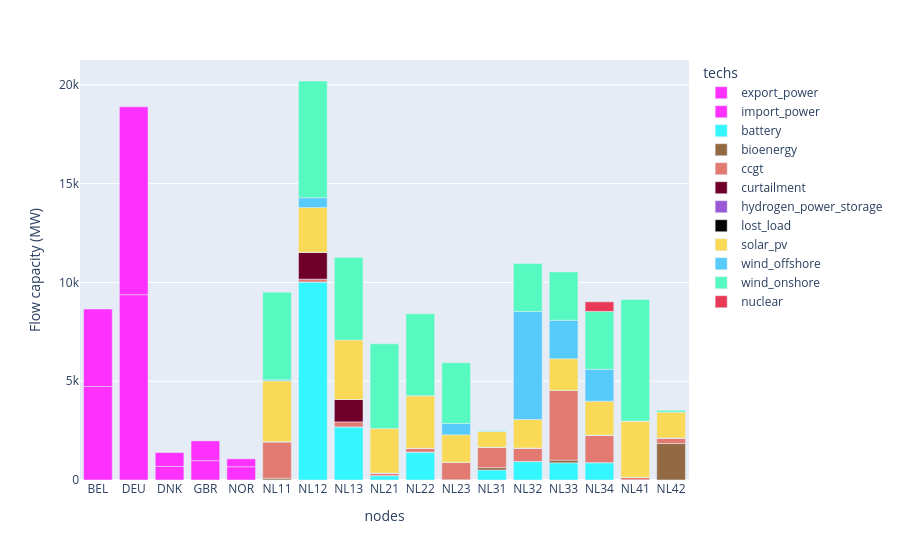

The notebook cell this image was saved under:
### Code cell
plot_capacity('results/spores/maxbat_spore_3.nc', exclude_transmission=True, colors=colours)

### Figure 1 — Plotly figure (JSON) as saved in the notebook; plotly's stock layout.template omitted (floating-point values rounded to 4 significant figures)
{"data": [{"hovertemplate": "techs=export_power<br>nodes=%{x}<br>Flow capacity (MW)=%{y}<extra></extra>", "legendgroup": "export_power", "marker": {"color": "#ff31fe", "pattern": {"shape": ""}}, "name": "export_power", "orientation": "v", "showlegend": true, "textposition": "auto", "type": "bar", "x": ["BEL", "DEU", "DNK", "GBR", "NOR"], "xaxis": "x", "y": [4731.0, 9380.0, 687.9, 979.3, 670.0], "yaxis": "y"}, {"hovertemplate": "techs=import_power<br>nodes=%{x}<br>Flow capacity (MW)=%{y}<extra></extra>", "legendgroup": "import_power", "marker": {"color": "#ff31fe", "pattern": {"shape": ""}}, "name": "import_power", "orientation": "v", "showlegend": true, "textposition": "auto", "type": "bar", "x": ["BEL", "DEU", "DNK", "GBR", "NOR"], "xaxis": "x", "y": [3921.0, 9508.0, 699.8, 1000.0, 400.8], "yaxis": "y"}, {"hovertemplate": "techs=battery<br>nodes=%{x}<br>Flow capacity (MW)=%{y}<extra></extra>", "legendgroup": "battery", "marker": {"color": "#33F6FF", "pattern": {"shape": ""}}, "name": "battery", "orientation": "v", "showlegend": true, "textposition": "auto", "type": "bar", "x": ["NL11", "NL12", "NL13", "NL21", "NL22", "NL23", "NL31", "NL32", "NL33", "NL34", "NL41", "NL42"], "xaxis": "x", "y": [5.25, 10020.0, 2688.0, 219.0, 1408.0, 10.71, 506.8, 931.4, 870.6, 878.7, 5.456, 3.442], "yaxis": "y"}, {"hovertemplate": "techs=bioenergy<br>nodes=%{x}<br>Flow capacity (MW)=%{y}<extra></extra>", "legendgroup": "bioenergy", "marker": {"color": "#936944", "pattern": {"shape": ""}}, "name": "bioenergy", "orientation": "v", "showlegend": true, "textposition": "auto", "type": "bar", "x": ["NL11", "NL12", "NL13", "NL21", "NL22", "NL23", "NL31", "NL32", "NL33", "NL34", "NL41", "NL42"], "xaxis": "x", "y": [85.0, 0.08608, 0.1867, 0.5307, 5.687, 0.4506, 120.0, 6.656, 135.2, 0.8747, 2.827, 1843.0], "yaxis": "y"}, {"hovertemplate": "techs=ccgt<br>nodes=%{x}<br>Flow capacity (MW)=%{y}<extra></extra>", "legendgroup": "ccgt", "marker": {"color": "#E37A72", "pattern": {"shape": ""}}, "name": "ccgt", "orientation": "v", "showlegend": true, "textposition": "auto", "type": "bar", "x": ["NL11", "NL12", "NL13", "NL21", "NL22", "NL23", "NL31", "NL32", "NL33", "NL34", "NL41", "NL42"], "xaxis": "x", "y": [1837.0, 144.0, 254.0, 119.0, 193.0, 872.0, 1034.0, 658.0, 3528.0, 1393.0, 132.0, 283.0], "yaxis": "y"}, {"hovertemplate": "techs=curtailment<br>nodes=%{x}<br>Flow capacity (MW)=%{y}<extra></extra>", "legendgroup": "curtailment", "marker": {"color": "#70002a", "pattern": {"shape": ""}}, "name": "curtailment", "orientation": "v", "showlegend": true, "textposition": "auto", "type": "bar", "x": ["NL11", "NL12", "NL13", "NL21", "NL22", "NL23", "NL31", "NL32", "NL33", "NL34", "NL41", "NL42"], "xaxis": "x", "y": [14.37, 1358.0, 1132.0, 11.12, 0.01456, 11.72, 0.0181, 22.24, 0.01784, 0.03464, 0.01412, 0.01308], "yaxis": "y"}, {"hovertemplate": "techs=hydrogen_power_storage<br>nodes=%{x}<br>Flow capacity (MW)=%{y}<extra></extra>", "legendgroup": "hydrogen_power_storage", "marker": {"color": "#9958D6", "pattern": {"shape": ""}}, "name": "hydrogen_power_storage", "orientation": "v", "showlegend": true, "textposition": "auto", "type": "bar", "x": ["NL11", "NL12", "NL13", "NL21", "NL22", "NL23", "NL31", "NL32", "NL33", "NL34", "NL41", "NL42"], "xaxis": "x", "y": [0.01148, 0.01268, 0.01223, 0.01176, 0.01112, 0.0117, 0.01145, 0.01233, 0.01146, 0.01153, 0.01124, 0.01102], "yaxis": "y"}, {"hovertemplate": "techs=lost_load<br>nodes=%{x}<br>Flow capacity (MW)=%{y}<extra></extra>", "legendgroup": "lost_load", "marker": {"color": "#030303", "pattern": {"shape": ""}}, "name": "lost_load", "orientation": "v", "showlegend": true, "textposition": "auto", "type": "bar", "x": ["NL11", "NL12", "NL13", "NL21", "NL22", "NL23", "NL31", "NL32", "NL33", "NL34", "NL41", "NL42"], "xaxis": "x", "y": [8.863e-08, 8.863e-08, 8.871e-08, 8.868e-08, 8.87e-08, 8.866e-08, 8.87e-08, 8.865e-08, 8.868e-08, 8.862e-08, 8.869e-08, 8.869e-08], "yaxis": "y"}, {"hovertemplate": "techs=solar_pv<br>nodes=%{x}<br>Flow capacity (MW)=%{y}<extra></extra>", "legendgroup": "solar_pv", "marker": {"color": "#F9D956", "pattern": {"shape": ""}}, "name": "solar_pv", "orientation": "v", "showlegend": true, "textposition": "auto", "type": "bar", "x": ["NL11", "NL12", "NL13", "NL21", "NL22", "NL23", "NL31", "NL32", "NL33", "NL34", "NL41", "NL42"], "xaxis": "x", "y": [3074.0, 2265.0, 3013.0, 2252.0, 2658.0, 1390.0, 802.6, 1443.0, 1603.0, 1719.0, 2835.0, 1303.0], "yaxis": "y"}, {"hovertemplate": "techs=wind_offshore<br>nodes=%{x}<br>Flow capacity (MW)=%{y}<extra></extra>", "legendgroup": "wind_offshore", "marker": {"color": "#56CBF9", "pattern": {"shape": ""}}, "name": "wind_offshore", "orientation": "v", "showlegend": true, "textposition": "auto", "type": "bar", "x": ["NL11", "NL12", "NL22", "NL23", "NL31", "NL32", "NL33", "NL34", "NL41"], "xaxis": "x", "y": [55.8, 498.6, 0.9999, 577.8, 2.0, 5472.0, 1951.0, 1612.0, 6.001], "yaxis": "y"}, {"hovertemplate": "techs=wind_onshore<br>nodes=%{x}<br>Flow capacity (MW)=%{y}<extra></extra>", "legendgroup": "wind_onshore", "marker": {"color": "#56F9C0", "pattern": {"shape": ""}}, "name": "wind_onshore", "orientation": "v", "showlegend": true, "textposition": "auto", "type": "bar", "x": ["NL11", "NL12", "NL13", "NL21", "NL22", "NL23", "NL31", "NL32", "NL33", "NL34", "NL41", "NL42"], "xaxis": "x", "y": [4431.0, 5907.0, 4180.0, 4289.0, 4149.0, 3075.0, 30.47, 2420.0, 2444.0, 2930.0, 6157.0, 96.55], "yaxis": "y"}, {"hovertemplate": "techs=nuclear<br>nodes=%{x}<br>Flow capacity (MW)=%{y}<extra></extra>", "legendgroup": "nuclear", "marker": {"color": "#e83a57", "pattern": {"shape": ""}}, "name": "nuclear", "orientation": "v", "showlegend": true, "textposition": "auto", "type": "bar", "x": ["NL34"], "xaxis": "x", "y": [485.0], "yaxis": "y"}], "layout": {"barmode": "relative", "legend": {"title": {"text": "techs"}, "tracegroupgap": 0}, "margin": {"t": 60}, "xaxis": {"anchor": "y", "domain": [0, 1], "title": {"text": "nodes"}}, "yaxis": {"anchor": "x", "domain": [0, 1], "title": {"text": "Flow capacity (MW)"}}}}
